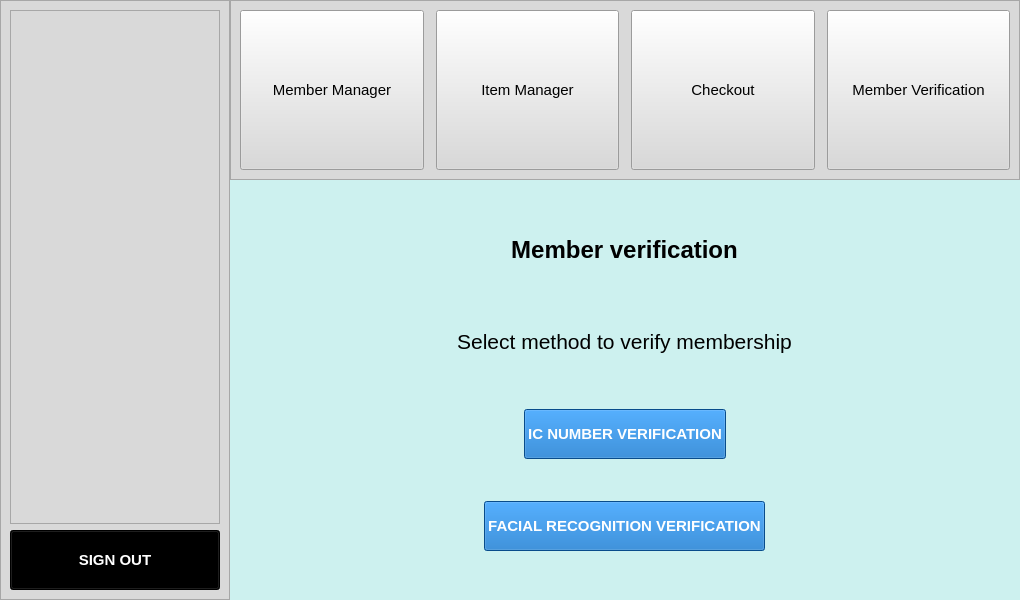
<?xml version="1.0" encoding="UTF-8"?>
<ui version="4.0">
 <class>Form</class>
 <widget class="QWidget" name="Form">
  <property name="geometry">
   <rect>
    <x>0</x>
    <y>0</y>
    <width>1020</width>
    <height>600</height>
   </rect>
  </property>
  <property name="minimumSize">
   <size>
    <width>1020</width>
    <height>600</height>
   </size>
  </property>
  <property name="windowTitle">
   <string>Form</string>
  </property>
  <layout class="QGridLayout" name="gridLayout">
   <property name="leftMargin">
    <number>0</number>
   </property>
   <property name="topMargin">
    <number>0</number>
   </property>
   <property name="rightMargin">
    <number>0</number>
   </property>
   <property name="bottomMargin">
    <number>0</number>
   </property>
   <property name="spacing">
    <number>0</number>
   </property>
   <item row="0" column="1">
    <widget class="QFrame" name="header">
     <property name="minimumSize">
      <size>
       <width>0</width>
       <height>180</height>
      </size>
     </property>
     <property name="maximumSize">
      <size>
       <width>16777215</width>
       <height>180</height>
      </size>
     </property>
     <property name="styleSheet">
      <string notr="true">background-color: rgba(217,217,217,255)</string>
     </property>
     <property name="frameShape">
      <enum>QFrame::StyledPanel</enum>
     </property>
     <property name="frameShadow">
      <enum>QFrame::Raised</enum>
     </property>
     <layout class="QHBoxLayout" name="horizontalLayout">
      <property name="spacing">
       <number>12</number>
      </property>
      <item>
       <widget class="QPushButton" name="btn_member_manager">
        <property name="sizePolicy">
         <sizepolicy hsizetype="Minimum" vsizetype="Minimum">
          <horstretch>0</horstretch>
          <verstretch>0</verstretch>
         </sizepolicy>
        </property>
        <property name="maximumSize">
         <size>
          <width>16777215</width>
          <height>16777215</height>
         </size>
        </property>
        <property name="font">
         <font>
          <pointsize>11</pointsize>
         </font>
        </property>
        <property name="text">
         <string>Member Manager</string>
        </property>
        <property name="icon">
         <iconset resource="resources.qrc">
          <normaloff>:/icons/user.svg</normaloff>:/icons/user.svg</iconset>
        </property>
        <property name="iconSize">
         <size>
          <width>40</width>
          <height>40</height>
         </size>
        </property>
        <property name="checkable">
         <bool>false</bool>
        </property>
       </widget>
      </item>
      <item>
       <widget class="QPushButton" name="btn_item_manager">
        <property name="sizePolicy">
         <sizepolicy hsizetype="Minimum" vsizetype="Minimum">
          <horstretch>0</horstretch>
          <verstretch>0</verstretch>
         </sizepolicy>
        </property>
        <property name="maximumSize">
         <size>
          <width>16777215</width>
          <height>16777215</height>
         </size>
        </property>
        <property name="font">
         <font>
          <pointsize>11</pointsize>
         </font>
        </property>
        <property name="text">
         <string>Item Manager</string>
        </property>
        <property name="icon">
         <iconset resource="resources.qrc">
          <normaloff>:/icons/folder.svg</normaloff>:/icons/folder.svg</iconset>
        </property>
        <property name="iconSize">
         <size>
          <width>40</width>
          <height>40</height>
         </size>
        </property>
        <property name="checkable">
         <bool>false</bool>
        </property>
       </widget>
      </item>
      <item>
       <widget class="QPushButton" name="btn_checkout">
        <property name="sizePolicy">
         <sizepolicy hsizetype="Minimum" vsizetype="Minimum">
          <horstretch>0</horstretch>
          <verstretch>0</verstretch>
         </sizepolicy>
        </property>
        <property name="font">
         <font>
          <pointsize>11</pointsize>
         </font>
        </property>
        <property name="text">
         <string>Checkout</string>
        </property>
        <property name="icon">
         <iconset resource="resources.qrc">
          <normaloff>:/icons/shopping-cart.svg</normaloff>:/icons/shopping-cart.svg</iconset>
        </property>
        <property name="iconSize">
         <size>
          <width>40</width>
          <height>40</height>
         </size>
        </property>
        <property name="checkable">
         <bool>false</bool>
        </property>
       </widget>
      </item>
      <item>
       <widget class="QPushButton" name="btn_member_verification">
        <property name="sizePolicy">
         <sizepolicy hsizetype="Minimum" vsizetype="Minimum">
          <horstretch>0</horstretch>
          <verstretch>0</verstretch>
         </sizepolicy>
        </property>
        <property name="font">
         <font>
          <pointsize>11</pointsize>
         </font>
        </property>
        <property name="text">
         <string>Member Verification</string>
        </property>
        <property name="icon">
         <iconset resource="resources.qrc">
          <normaloff>:/icons/user-check.svg</normaloff>:/icons/user-check.svg</iconset>
        </property>
        <property name="iconSize">
         <size>
          <width>40</width>
          <height>40</height>
         </size>
        </property>
        <property name="checkable">
         <bool>false</bool>
        </property>
        <property name="checked">
         <bool>false</bool>
        </property>
        <property name="autoDefault">
         <bool>false</bool>
        </property>
        <property name="default">
         <bool>false</bool>
        </property>
       </widget>
      </item>
     </layout>
    </widget>
   </item>
   <item row="0" column="0" rowspan="3">
    <widget class="QFrame" name="sidebar">
     <property name="minimumSize">
      <size>
       <width>230</width>
       <height>0</height>
      </size>
     </property>
     <property name="maximumSize">
      <size>
       <width>230</width>
       <height>16777215</height>
      </size>
     </property>
     <property name="styleSheet">
      <string notr="true">background-color: rgba(217,217,217,255)</string>
     </property>
     <property name="frameShape">
      <enum>QFrame::StyledPanel</enum>
     </property>
     <property name="frameShadow">
      <enum>QFrame::Raised</enum>
     </property>
     <layout class="QGridLayout" name="gridLayout_2">
      <item row="0" column="0">
       <widget class="QFrame" name="profile">
        <property name="maximumSize">
         <size>
          <width>16777215</width>
          <height>950</height>
         </size>
        </property>
        <property name="frameShape">
         <enum>QFrame::StyledPanel</enum>
        </property>
        <property name="frameShadow">
         <enum>QFrame::Raised</enum>
        </property>
       </widget>
      </item>
      <item row="1" column="0">
       <widget class="QPushButton" name="btn_signout">
        <property name="sizePolicy">
         <sizepolicy hsizetype="Minimum" vsizetype="Fixed">
          <horstretch>0</horstretch>
          <verstretch>0</verstretch>
         </sizepolicy>
        </property>
        <property name="maximumSize">
         <size>
          <width>16777215</width>
          <height>60</height>
         </size>
        </property>
        <property name="font">
         <font>
          <pointsize>11</pointsize>
          <weight>75</weight>
          <bold>true</bold>
         </font>
        </property>
        <property name="styleSheet">
         <string notr="true">background-color: rgb(0, 0, 0);
color: rgb(255, 255, 255)</string>
        </property>
        <property name="text">
         <string>SIGN OUT</string>
        </property>
       </widget>
      </item>
     </layout>
    </widget>
   </item>
   <item row="1" column="1">
    <widget class="QStackedWidget" name="stackedWidget">
     <property name="styleSheet">
      <string notr="true">background-color: rgba(205,241,239,255)</string>
     </property>
     <property name="currentIndex">
      <number>0</number>
     </property>
     <widget class="QWidget" name="verificationMethod">
      <layout class="QVBoxLayout" name="verticalLayout">
       <item alignment="Qt::AlignHCenter">
        <widget class="QLabel" name="label_7">
         <property name="sizePolicy">
          <sizepolicy hsizetype="Fixed" vsizetype="Fixed">
           <horstretch>0</horstretch>
           <verstretch>0</verstretch>
          </sizepolicy>
         </property>
         <property name="maximumSize">
          <size>
           <width>600</width>
           <height>50</height>
          </size>
         </property>
         <property name="sizeIncrement">
          <size>
           <width>0</width>
           <height>0</height>
          </size>
         </property>
         <property name="styleSheet">
          <string notr="true"/>
         </property>
         <property name="text">
          <string>&lt;html&gt;&lt;head/&gt;&lt;body&gt;&lt;p&gt;&lt;span style=&quot; font-size:18pt; font-weight:600;&quot;&gt;Member verification&lt;/span&gt;&lt;/p&gt;&lt;/body&gt;&lt;/html&gt;</string>
         </property>
         <property name="textFormat">
          <enum>Qt::AutoText</enum>
         </property>
         <property name="alignment">
          <set>Qt::AlignCenter</set>
         </property>
        </widget>
       </item>
       <item alignment="Qt::AlignHCenter">
        <widget class="QLabel" name="label_8">
         <property name="sizePolicy">
          <sizepolicy hsizetype="Fixed" vsizetype="Fixed">
           <horstretch>0</horstretch>
           <verstretch>0</verstretch>
          </sizepolicy>
         </property>
         <property name="maximumSize">
          <size>
           <width>600</width>
           <height>50</height>
          </size>
         </property>
         <property name="sizeIncrement">
          <size>
           <width>0</width>
           <height>0</height>
          </size>
         </property>
         <property name="styleSheet">
          <string notr="true"/>
         </property>
         <property name="text">
          <string>&lt;html&gt;&lt;head/&gt;&lt;body&gt;&lt;p&gt;&lt;span style=&quot; font-size:16pt;&quot;&gt;Select method to verify membership&lt;/span&gt;&lt;/p&gt;&lt;/body&gt;&lt;/html&gt;</string>
         </property>
         <property name="textFormat">
          <enum>Qt::AutoText</enum>
         </property>
         <property name="alignment">
          <set>Qt::AlignCenter</set>
         </property>
        </widget>
       </item>
       <item alignment="Qt::AlignHCenter">
        <widget class="QPushButton" name="btn_ic">
         <property name="sizePolicy">
          <sizepolicy hsizetype="Fixed" vsizetype="Fixed">
           <horstretch>0</horstretch>
           <verstretch>0</verstretch>
          </sizepolicy>
         </property>
         <property name="minimumSize">
          <size>
           <width>0</width>
           <height>0</height>
          </size>
         </property>
         <property name="maximumSize">
          <size>
           <width>600</width>
           <height>50</height>
          </size>
         </property>
         <property name="sizeIncrement">
          <size>
           <width>0</width>
           <height>0</height>
          </size>
         </property>
         <property name="font">
          <font>
           <pointsize>11</pointsize>
           <weight>75</weight>
           <bold>true</bold>
          </font>
         </property>
         <property name="styleSheet">
          <string notr="true">background-color: rgba(11,107,194,255);
color: rgb(255, 255, 255)</string>
         </property>
         <property name="text">
          <string>IC NUMBER VERIFICATION</string>
         </property>
         <property name="iconSize">
          <size>
           <width>16</width>
           <height>16</height>
          </size>
         </property>
        </widget>
       </item>
       <item alignment="Qt::AlignHCenter">
        <widget class="QPushButton" name="btn_facial_recog">
         <property name="sizePolicy">
          <sizepolicy hsizetype="Fixed" vsizetype="Fixed">
           <horstretch>0</horstretch>
           <verstretch>0</verstretch>
          </sizepolicy>
         </property>
         <property name="maximumSize">
          <size>
           <width>600</width>
           <height>50</height>
          </size>
         </property>
         <property name="font">
          <font>
           <pointsize>11</pointsize>
           <weight>75</weight>
           <bold>true</bold>
          </font>
         </property>
         <property name="styleSheet">
          <string notr="true">background-color: rgba(11,107,194,255);
color: rgb(255, 255, 255)</string>
         </property>
         <property name="text">
          <string>FACIAL RECOGNITION VERIFICATION</string>
         </property>
        </widget>
       </item>
      </layout>
     </widget>
     <widget class="QWidget" name="ICMethod">
      <layout class="QGridLayout" name="gridLayout_3">
       <item row="0" column="0" colspan="2" alignment="Qt::AlignHCenter">
        <widget class="QLabel" name="label_9">
         <property name="sizePolicy">
          <sizepolicy hsizetype="Fixed" vsizetype="Fixed">
           <horstretch>0</horstretch>
           <verstretch>0</verstretch>
          </sizepolicy>
         </property>
         <property name="maximumSize">
          <size>
           <width>600</width>
           <height>50</height>
          </size>
         </property>
         <property name="sizeIncrement">
          <size>
           <width>0</width>
           <height>0</height>
          </size>
         </property>
         <property name="styleSheet">
          <string notr="true"/>
         </property>
         <property name="text">
          <string>&lt;html&gt;&lt;head/&gt;&lt;body&gt;&lt;p&gt;&lt;span style=&quot; font-size:16pt;&quot;&gt;Insert member IC number&lt;/span&gt;&lt;/p&gt;&lt;/body&gt;&lt;/html&gt;</string>
         </property>
         <property name="textFormat">
          <enum>Qt::AutoText</enum>
         </property>
         <property name="alignment">
          <set>Qt::AlignCenter</set>
         </property>
        </widget>
       </item>
       <item row="1" column="0">
        <widget class="QLineEdit" name="input_ICNum">
         <property name="maximumSize">
          <size>
           <width>600</width>
           <height>30</height>
          </size>
         </property>
         <property name="styleSheet">
          <string notr="true">background-color: rgb(255, 255, 255)</string>
         </property>
        </widget>
       </item>
       <item row="1" column="1">
        <widget class="QPushButton" name="pushButton">
         <property name="minimumSize">
          <size>
           <width>0</width>
           <height>40</height>
          </size>
         </property>
         <property name="maximumSize">
          <size>
           <width>160</width>
           <height>40</height>
          </size>
         </property>
         <property name="styleSheet">
          <string notr="true">background-color: rgba(217,217,217,255)</string>
         </property>
         <property name="text">
          <string>Verify member</string>
         </property>
        </widget>
       </item>
      </layout>
     </widget>
    </widget>
   </item>
  </layout>
 </widget>
 <resources>
  <include location="resources.qrc"/>
 </resources>
 <connections/>
</ui>
